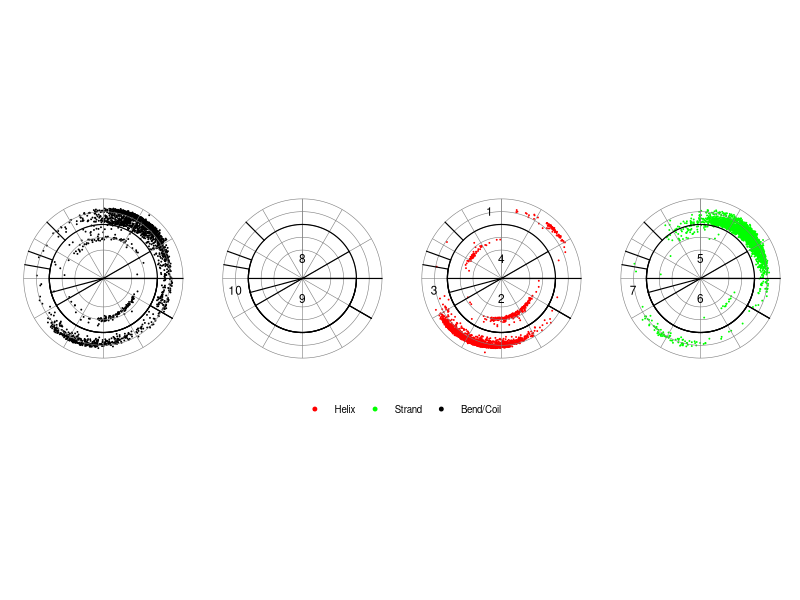

Source code (R):

library(ggplot2)
library(plyr)

# clear environment
rm(list = ls())

# read in data files
df <- read.csv('torsion.txt')
refs <- read.csv('torsion_refs.txt')
annotes <- read.csv('torsion_annotes.txt')

# map values
df$sse <- mapvalues(df$sse, from = c('Turn', 'Bridge', 'Bend', 'Coil'), to = c('Helix', 'Strand', 'Bend/Coil', 'Bend/Coil'))

# subset data
df <- subset(df, df$sse == 'Helix' | df$sse == 'Strand' | df$sse == 'Bend/Coil')

# reorder factor levels
df$sse <- factor(df$sse, levels = c('Helix', 'Strand', 'Bend/Coil'))

# wrap and translate torsion angles
df$phi <- ifelse(df$phi < 0, df$phi + 360, df$phi)
df$phi <- df$phi + 200

# color scale
color_scale <- c('Helix' = 'red', 'Strand' = 'green', 'Bend/Coil' = 'black')

ggplot(df, aes(phi, psi, color = sse)) +
    
    # geoms
    geom_point(
        size = rel(0.01)
    ) + 
    geom_vline(
        xintercept = seq(200, 560, by = 90), 
        colour = 'grey50', 
        size = rel(0.2)
    ) +
    geom_hline(
        yintercept = seq(-180, 180, by = 30), 
        colour = 'grey50', 
        size = rel(0.2)
    ) +
    geom_segment(
        data = refs,
        size = rel(0.4),
        lineend = 'square',
        aes(x, y, xend = xend, yend = yend),
        inherit.aes = FALSE
    ) + 
    geom_text(
        data = annotes, 
        size = 3, 
        color = 'black',
        aes(x = phi, y = psi, label = label)
    ) +
    
    # scales
    scale_x_continuous(
        limits = c(0,560),
        expand = c(0,0),
        breaks = c(200,290,380,470,560),
        labels = c('0\u00B0','90\u00B0','\u00B1180\u00B0','-90\u00B0','0\u00B0')
    ) + 
    scale_y_continuous(
        limits = c(-180,180),
        expand = c(0,0),
        breaks = c(-150,-120,-90,-60,-30,0,30,60,90,120,150,180),
        labels = c('-150\u00B0','-120\u00B0','-90\u00B0','-60\u00B0','-30\u00B0','0\u00B0','30\u00B0','60\u00B0','90\u00B0','120\u00B0','150\u00B0','\u00B1180\u00B0')
    ) + 
    scale_color_manual(NULL, values = color_scale) + 
    
    # guides
    guides(color = guide_legend(override.aes = list(size = rel(1)))) + 

    # ceordinates 
    coord_polar(
       theta = 'y',
       direction = -1
    ) +

    # faceting
    facet_wrap(~sse, nrow = 1, scales = 'fixed') + 

    # default theme 
    theme_bw() +

    # default override
    theme(
        plot.title = element_blank(), 
        plot.margin = margin(0,0,0,0),

        panel.border = element_blank(),
        panel.grid = element_blank(),
        panel.spacing.x = unit(0,'pt'),
        
        axis.text = element_blank(), 
        axis.text.y = element_blank(),
        axis.ticks = element_blank(),
        axis.title = element_blank(),
        axis.line = element_blank(),

        strip.background = element_blank(),
        strip.text = element_blank(),
        
        legend.title = element_blank(), 
        legend.text = element_text(size = 7),
        legend.position = 'bottom',
        legend.margin = margin(0,0,0,0),
        legend.direction = 'horizontal'
    )

ggsave('torsion_refs.eps', width = 7, height = 2.5)

